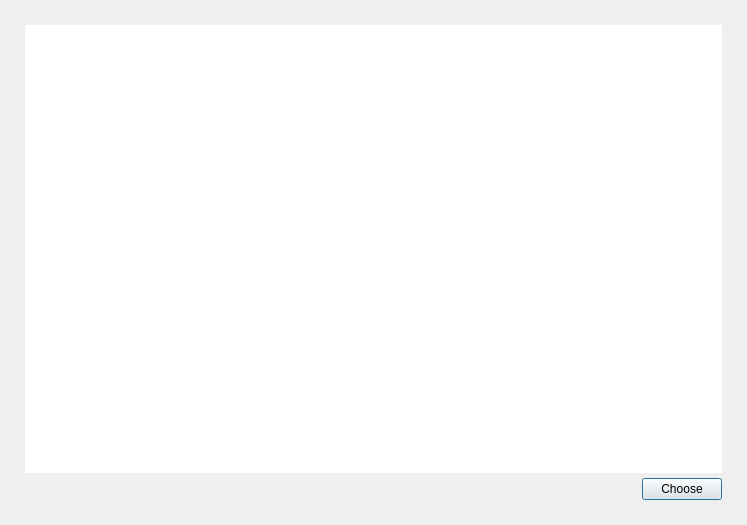
<?xml version="1.0" encoding="UTF-8"?>
<ui version="4.0">
 <class>AddressBookDialog</class>
 <widget class="QDialog" name="AddressBookDialog">
  <property name="geometry">
   <rect>
    <x>0</x>
    <y>0</y>
    <width>747</width>
    <height>525</height>
   </rect>
  </property>
  <property name="sizePolicy">
   <sizepolicy hsizetype="Fixed" vsizetype="Fixed">
    <horstretch>0</horstretch>
    <verstretch>0</verstretch>
   </sizepolicy>
  </property>
  <property name="minimumSize">
   <size>
    <width>747</width>
    <height>525</height>
   </size>
  </property>
  <property name="maximumSize">
   <size>
    <width>747</width>
    <height>525</height>
   </size>
  </property>
  <property name="windowTitle">
   <string>Select address</string>
  </property>
  <property name="locale">
   <locale language="English" country="UnitedStates"/>
  </property>
  <layout class="QVBoxLayout" name="verticalLayout">
   <property name="spacing">
    <number>5</number>
   </property>
   <property name="leftMargin">
    <number>25</number>
   </property>
   <property name="topMargin">
    <number>25</number>
   </property>
   <property name="rightMargin">
    <number>25</number>
   </property>
   <property name="bottomMargin">
    <number>25</number>
   </property>
   <item>
    <widget class="WalletGui::WalletTreeView" name="m_addressBookView">
     <property name="focusPolicy">
      <enum>Qt::NoFocus</enum>
     </property>
     <property name="frameShape">
      <enum>QFrame::NoFrame</enum>
     </property>
     <property name="alternatingRowColors">
      <bool>true</bool>
     </property>
     <property name="textElideMode">
      <enum>Qt::ElideMiddle</enum>
     </property>
     <property name="verticalScrollMode">
      <enum>QAbstractItemView::ScrollPerPixel</enum>
     </property>
     <property name="rootIsDecorated">
      <bool>false</bool>
     </property>
     <property name="itemsExpandable">
      <bool>false</bool>
     </property>
     <property name="expandsOnDoubleClick">
      <bool>false</bool>
     </property>
     <attribute name="headerStretchLastSection">
      <bool>false</bool>
     </attribute>
    </widget>
   </item>
   <item>
    <layout class="QHBoxLayout" name="horizontalLayout">
     <item>
      <spacer name="horizontalSpacer">
       <property name="orientation">
        <enum>Qt::Horizontal</enum>
       </property>
       <property name="sizeHint" stdset="0">
        <size>
         <width>40</width>
         <height>20</height>
        </size>
       </property>
      </spacer>
     </item>
     <item>
      <widget class="WalletGui::WalletOkButton" name="m_okButton">
       <property name="text">
        <string>Choose</string>
       </property>
      </widget>
     </item>
    </layout>
   </item>
  </layout>
 </widget>
 <customwidgets>
  <customwidget>
   <class>WalletGui::WalletOkButton</class>
   <extends>QPushButton</extends>
   <header>Gui/Common/WalletOkButton.h</header>
  </customwidget>
  <customwidget>
   <class>WalletGui::WalletTreeView</class>
   <extends>QTreeView</extends>
   <header>Gui/Common/WalletTreeView.h</header>
  </customwidget>
 </customwidgets>
 <resources/>
 <connections>
  <connection>
   <sender>m_okButton</sender>
   <signal>clicked()</signal>
   <receiver>AddressBookDialog</receiver>
   <slot>accept()</slot>
   <hints>
    <hint type="sourcelabel">
     <x>694</x>
     <y>499</y>
    </hint>
    <hint type="destinationlabel">
     <x>373</x>
     <y>262</y>
    </hint>
   </hints>
  </connection>
  <connection>
   <sender>m_addressBookView</sender>
   <signal>doubleClicked(QModelIndex)</signal>
   <receiver>AddressBookDialog</receiver>
   <slot>accept()</slot>
   <hints>
    <hint type="sourcelabel">
     <x>373</x>
     <y>242</y>
    </hint>
    <hint type="destinationlabel">
     <x>373</x>
     <y>262</y>
    </hint>
   </hints>
  </connection>
 </connections>
</ui>
